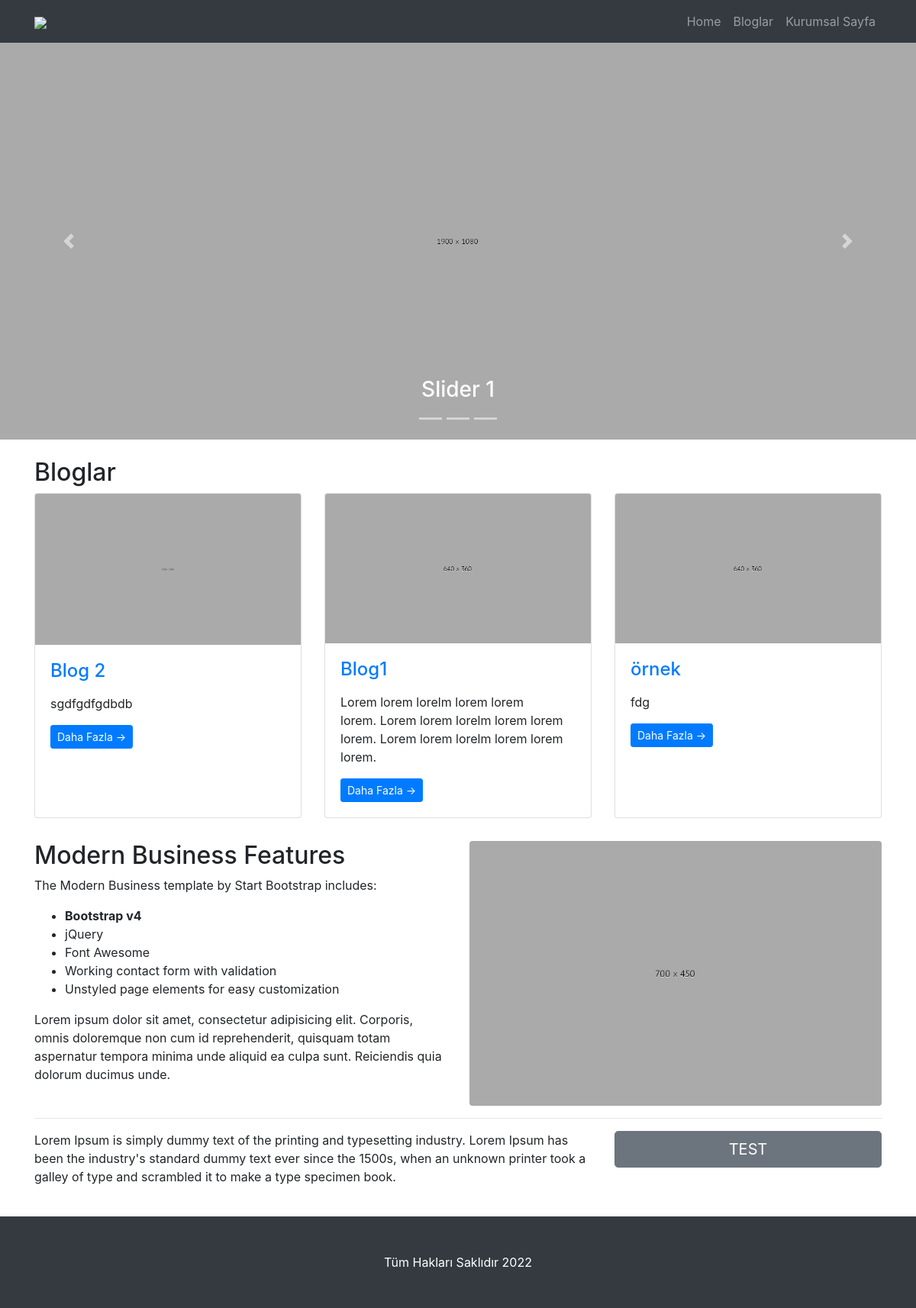
The page / on the database its author committed.
### tables this page shows
CREATE TABLE `slider` (
  `slider_id` int(11) NOT NULL,
  `slider_title` varchar(300) NOT NULL,
  `slider_file` varchar(300) NOT NULL,
  `slider_order` int(11) NOT NULL
);

CREATE TABLE `blog` (
  `blog_id` int(11) NOT NULL,
  `blog_title` varchar(250) NOT NULL,
  `blog_slug` varchar(300) NOT NULL,
  `blog_file` varchar(200) NOT NULL,
  `blog_content` text NOT NULL,
  `blog_time` datetime NOT NULL DEFAULT current_timestamp(),
  `blog_order` int(11) NOT NULL
);

### settings.php (called while the page is built, shortened)
<?php
require_once 'nedmin/netting/classcrud.php';
$db=new crud();
$sql=$db->qSql("SELECT * FROM settings");
$row=$sql->fetchAll(PDO::FETCH_ASSOC);
foreach ($row as $key) {
	$settings[$key['settings_key']]=$key['settings_value'];
}
 ?>

### index.php (the view)
<?php require_once 'header.php';
 require_once 'slider.php'; ?>
  <div class="container">
    <h2 class="mt-4">Bloglar</h2>
    <div class="row">
    <?php
      $sql=$db->read("blog",[
        "columns_name" => "blog_order",
        "columns_sort" => "DESC",
        "limit" => 6
      ]);
      while ($row=$sql->fetch(PDO::FETCH_ASSOC)) { ?>
      <div class="col-lg-4 col-sm-6 portfolio-item">
        <div class="card h-100">
          <a href="bloglar/<?php echo $row['blog_slug']; ?>"><img class="card-img-top" src="nedmin/dimg/blog/<?php echo $row['blog_file'] ?>" alt="<?php echo $row['blog_title'] ?>"></a>
          <div class="card-body">
            <h4 class="card-title">
              <a href="bloglar/<?php echo $row['blog_slug']; ?>"><?php echo $row['blog_title'] ?></a>
            </h4>
            <p class="card-text"><?php echo mb_substr($row['blog_content'], 0,200); ?></p>
            <a href="bloglar/<?php echo $row['blog_slug']; ?>" class="btn btn-primary btn-sm">Daha Fazla &rarr;</a>
          </div>
        </div>
      </div>
        <?php } ?>
    </div>
    <div class="row">
      <div class="col-lg-6">
        <?php echo $settings['home1'] ?>
      </div>
      <div class="col-lg-6">
        <img class="img-fluid rounded" src="nedmin/dimg/settings/<?php echo $settings['gorsel'] ?>" alt="gorsel">
      </div>
    </div>
    <hr>
    <div class="row mb-4">
      <div class="col-md-8">
        <p><?php echo $settings['slogan'] ?></p>
      </div>
      <div class="col-md-4">
        <a class="btn btn-lg btn-secondary btn-block" href="<?php echo $settings['slogan_url'] ?>">TEST</a>
      </div>
    </div>
  </div>
<?php require_once 'footer.php'; ?>

### slider.php (shortened to what this page needs)
<header>
    <div id="carouselExampleIndicators" class="carousel slide" data-ride="carousel">
      <div class="carousel-inner" role="listbox">
        <?php
                    $sql=$db->read("slider",[
                      "columns_name" => "slider_order",
                      "columns_sort" => "ASC"
                    ]);
                    $say=0;
                    while ($row=$sql->fetch(PDO::FETCH_ASSOC)) { $say++; ?>
        <div class="carousel-item <?php echo $say==1 ? 'active' :'' ?>" style="background-image: url('nedmin/dimg/slider/<?php echo $row['slider_file'] ?>')">
          <div class="carousel-caption d-none d-md-block">
            <h3><?php echo $row['slider_title'] ?></h3>
          </div>
        </div>
      <?php } ?>
      </div>
      <ol class="carousel-indicators">
        <?php for ($i=0; $i<$say; $i++) { ?>
          <li data-target="#carouselExampleIndicators" data-slide-to="<?php echo $i; ?>"></li>
        <?php } ?>
      </ol>
      <a class="carousel-control-prev" href="#carouselExampleIndicators" role="button" data-slide="prev">
        <span class="carousel-control-prev-icon" aria-hidden="true"></span>
      </a>
      <a class="carousel-control-next" href="#carouselExampleIndicators" role="button" data-slide="next">
        <span class="carousel-control-next-icon" aria-hidden="true"></span>
      </a>
    </div>
</header>

### css/modern-business.css (style rules this page uses)
body { padding-top: 56px; }
.carousel-item { height: 65vh; min-height: 300px; background: no-repeat center center scroll; -webkit-background-size: cover; -moz-background-size: cover; -o-background-size: cover; background-size: cover; }
.portfolio-item { margin-bottom: 30px; }

### rows shown on the page
slider: slider_file (picture), slider_title "Slider 1"
blog: blog_file (picture), blog_title "Blog 2", blog_content "sgdfgdfgdbdb"
blog: blog_file (picture), blog_title "Blog1", blog_content "Lorem lorem lorelm lorem lorem lorem. Lorem lorem lorelm lorem lorem lorem. Lorem lorem lorelm lorem lorem lorem."
blog: blog_file (picture), blog_title "örnek", blog_content "fdg"

### other values the page prints
$settings['copyright'] "Tüm Hakları Saklıdır 2022"
